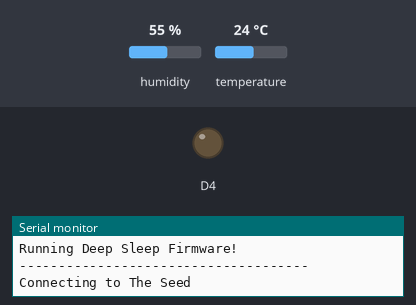
Simulated run of this sketch. Board: ESP8266 (NodeMCU). Parts: output pins drawn as LEDs (lit = HIGH), the last lines printed to the serial monitor. The inputs (shaded band) are chosen by the test bench; at power-on: humidity 55 %, temperature 24 °C. WiFi joins after 1.5 s; servers stay silent unless stated; web services answer with replies made up by the test bench. At 3.1 s the program puts the board to deep sleep or switches it off; the recording ends there.

Above: at 0.1 s.
At 1.7 s:
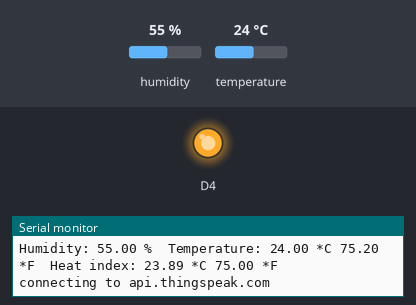
Timing chart, 0 to 3.1 s (numbered marks = the images above):
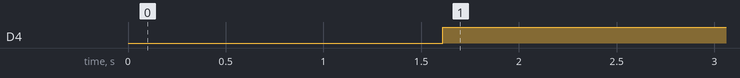

Measured:
- by itself, D4: LOW → HIGH at 1.6 s

The sketch:

NodeMCUv3_ThingSpeak_DHT22_deepsleep.ino
```cpp
#include <ESP8266WiFi.h>
#include "DHT.h"
#//define SECONDS_DS(seconds) ((seconds)*1000000UL)
#define DHTPIN D1   // NodeMCU PIN D1
//#define DHTTYPE DHT11     //DHT 11
#define DHTTYPE DHT22   // DHT 22  (AM2302), AM2321
//#define DHTTYPE DHT21   // DHT 21 (AM2301)
DHT dht(DHTPIN, DHTTYPE);

ADC_MODE(ADC_VCC);

//const char* ssid     = "TonMiA2";    // SSID Wifi
//const char* ssid     = "SookYenFarm";    // SSID Wifi
//const char* password = "0863741677";   // Password Wifi
const char* ssid     = "The Seed";    // SSID Wifi
const char* password = "theseed2015";   // Password Wifi
const char* host = "api.thingspeak.com";
const char* api   = "IY382WX2SP3JQAA1";  //API Key

float v;
int value = 0;
void connect() {
   // We start by connecting to a WiFi network
  Serial.println();
  Serial.println();
  Serial.print("Connecting to ");
  Serial.println(ssid);
  WiFi.begin(ssid, password);
  while (WiFi.status() != WL_CONNECTED) {
    delay(500);
    Serial.print(".");
  }
  Serial.println("");
  Serial.println("WiFi connected");
  Serial.println("IP address: ");
  Serial.println(WiFi.localIP());
  Serial.println("DHTxx test!");
  // VCC
  v = ESP.getVcc() / 1000.0;
  Serial.print("VCC: ");
  Serial.println(v);

  dht.begin();

  // LED Stop
  digitalWrite(D4, HIGH);
  delay(10);
  //delay(60000);
  ++value;
  float h = dht.readHumidity();
  float t = dht.readTemperature();
  float f = dht.readTemperature(true);
  if (isnan(h) || isnan(t) || isnan(f)) {
    Serial.println("Failed to read from DHT sensor!");
    return;
  }
  float hif = dht.computeHeatIndex(f, h);
  float hic = dht.computeHeatIndex(t, h, false);
  Serial.print("Humidity: ");
  Serial.print(h);
  Serial.print(" %\t");
  Serial.print("Temperature: ");
  Serial.print(t);
  Serial.print(" *C ");
  Serial.print(f);
  Serial.print(" *F\t");
  Serial.print("Heat index: ");
  Serial.print(hic);
  Serial.print(" *C ");
  Serial.print(hif);
  Serial.println(" *F");
  Serial.print("connecting to ");
  Serial.println(host);

  // Use WiFiClient class to create TCP connections
  WiFiClient client;
  const int httpPort = 80;
  if (!client.connect(host, httpPort)) {
    Serial.println("connection failed");
    return;
  }

  // We now create a URI for the request
  String url = "/update?api_key=";
  url += api;
  url += "&field1=";
  url += t;
  url += "&field2=";
  url += h;
  url += "&field3=";
  url += v;
  // https://api.thingspeak.com/update?api_key=xxxxxxxxxx&field1=t&field2=h&field3=v
  Serial.print("Requesting URL: ");
  Serial.println(url);
  // This will send the request to the server
  client.print(String("GET ") + url + " HTTP/1.1\r\n" +
               "Host: " + host + "\r\n" +
               "Connection: close\r\n\r\n");
   //Wait up to 10 seconds for server to respond then read response
   int i=0;
   while((!client.available()) && (i<1000)){
     // LED Blink
     digitalWrite(D4, LOW);
     delay(10);
     //Serial.println(i);
     i++;
   }
   while(client.available()){
     String line = client.readStringUntil('\r');
     Serial.print(line);
   }
   Serial.println();
   Serial.println("closing connection");
}
void setup() {
  Serial.begin(9600);
  Serial.setTimeout(2000);
  delay(10);
  pinMode(D4, OUTPUT);

  // Wait for serial to initialize.
  while (!Serial) { }

  Serial.println("Device Started");
  Serial.println("-------------------------------------");
  Serial.println("Running Deep Sleep Firmware!");
  Serial.println("-------------------------------------");

  connect();

  Serial.println("Sleeping 60 seconds ..");
  // Deep Sleep 60 seconds
  //ESP.deepSleep(SECONDS_DS(59));
  ESP.deepSleep(58e6); // 60e6 is 60 microsecondsESP.
  //ESP.deepSleep(298e6); // 5*60 microsecondsESP.
}

void loop() {
}
```
